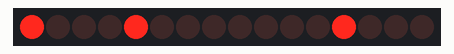
A sketch run on a simulated Arduino Uno, built with avr-gcc and run on an emulated ATmega328P. Parts: 16 shift-register outputs drawn as a row of LEDs (first output left, lit = HIGH).

Above: at 0.1 s.
At 10.1 s:
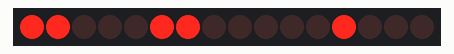
At 15.1 s:
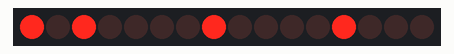
At 20.1 s:
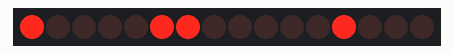
At 25.1 s:
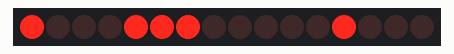
At 35.1 s:
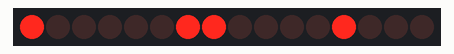
Timing chart, 0 to 36.6 s (numbered marks = the images above):
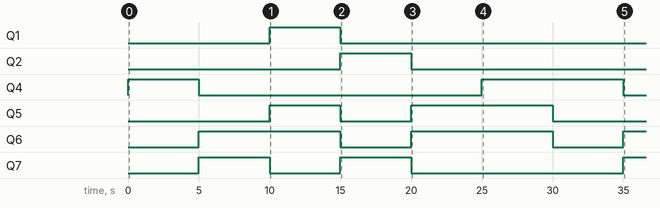

The sketch:

ex4.ino
```cpp
int latchPin = 4;
int clockPin = 7;
int dataPin = 8;

byte litere[] = {
  0x88, // a
  0x83, // b
  0xC6, // c
  0xA1, // d
  0x86, // e
  0x8E  // f
};

void setup() {
  // iesire
  pinMode(latchPin, OUTPUT);
  pinMode(clockPin, OUTPUT);
  pinMode(dataPin, OUTPUT);
}

void loop() {
  for (int i = 0; i < 6; i++) {
    digitalWrite(latchPin, LOW);
    shiftOut(dataPin, clockPin, LSBFIRST, 0x08);

    shiftOut(dataPin, clockPin, LSBFIRST, litere[i]);
    digitalWrite(latchPin, HIGH);
    delay(5000);
  }
}
```

Measured:
- by itself, Q1: LOW → HIGH at 10.0 s, → LOW 5.0 s later
- by itself, Q2: LOW → HIGH at 15.0 s, → LOW 5.0 s later
- by itself, Q4: LOW → HIGH at 0.00 s, → LOW 5.0 s later, → HIGH 20.0 s later, → LOW 10.0 s later
- by itself, Q5: LOW → HIGH at 10.0 s, → LOW 5.0 s later, → HIGH 5.0 s later, → LOW 10.0 s later
- by itself, Q6: alternates HIGH for 10.0 s and LOW for 5.0 s
- by itself, Q7: goes HIGH 5.0 s, LOW 5.0 s, HIGH 5.0 s, LOW 15.0 s, then HIGH
